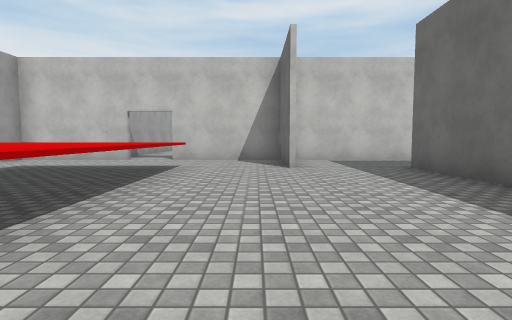
View 1 (above)

24 first-person views from a walk through a 3-D level made in the Unity game engine. The camera is 1.2 m above the floor, tilts 4° down and sees 80° across. The floor is counted in squares, 2 m on a side. Each view is taken from the middle of a square. On the plan, view 1 faces up. The plan holds only what a view shows up to about 9 squares ahead; the rest is blank. The place goes on beyond the plan. The player character is not drawn. Surface patterns are stand-ins for the level's own textures.

View 2
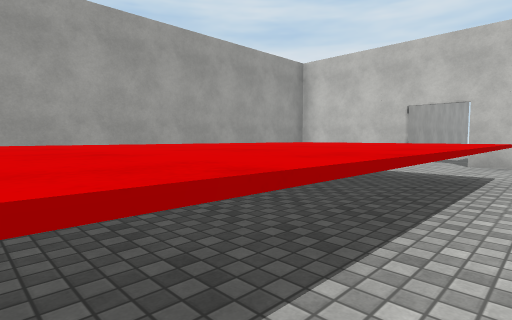

View 3
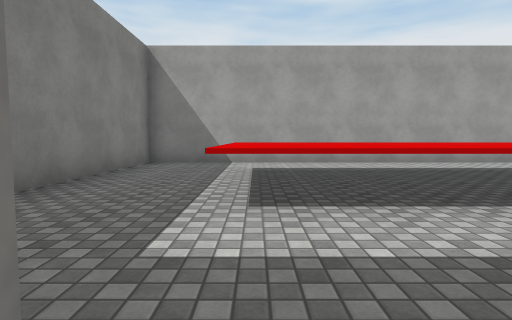

View 4
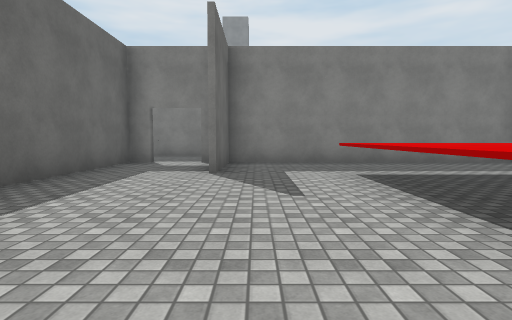

View 5
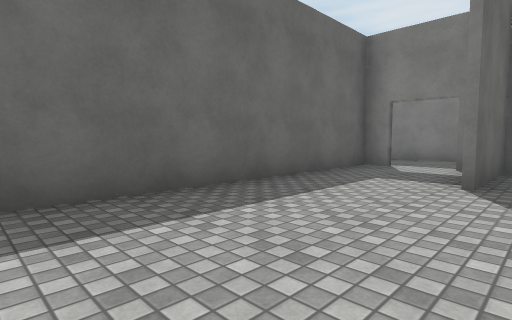

View 6
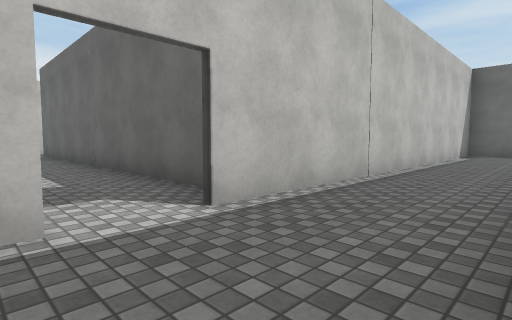

View 7
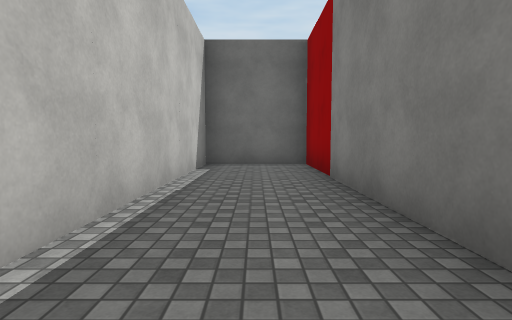

View 8
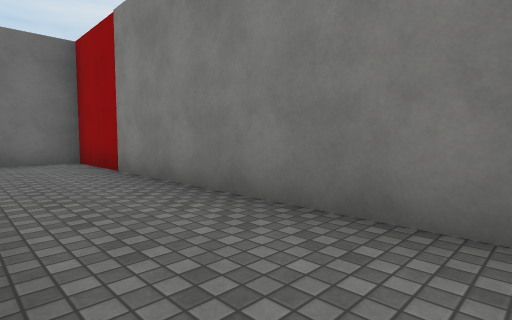

View 9
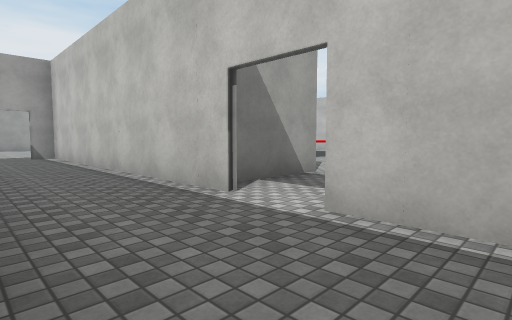

View 10
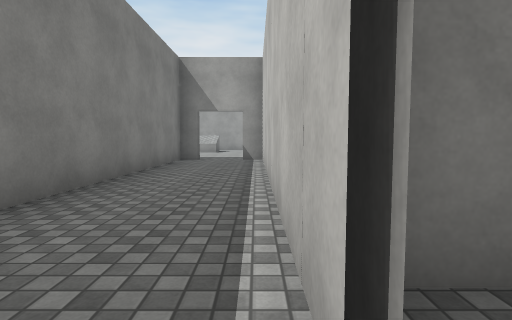

View 11
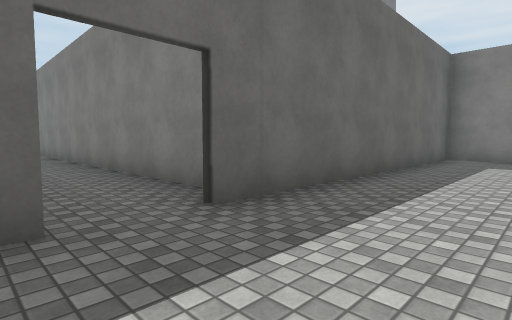

View 12
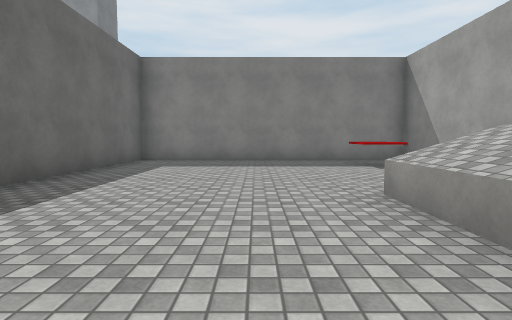

View 13
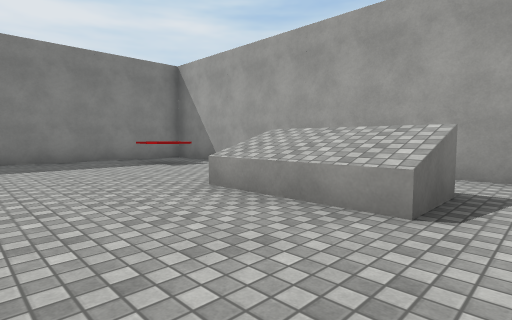

View 14
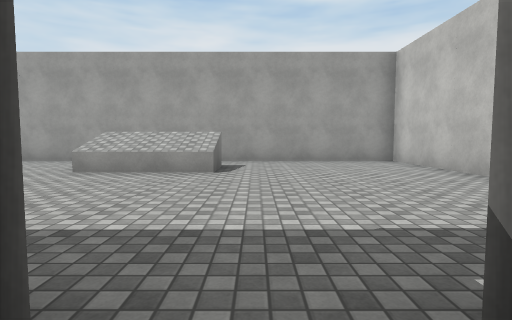

View 15
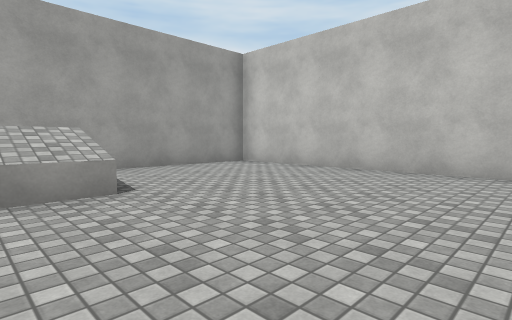

View 16
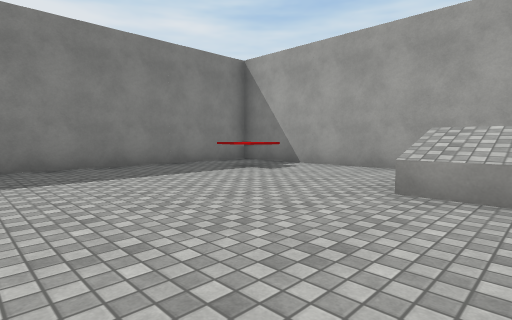

View 17
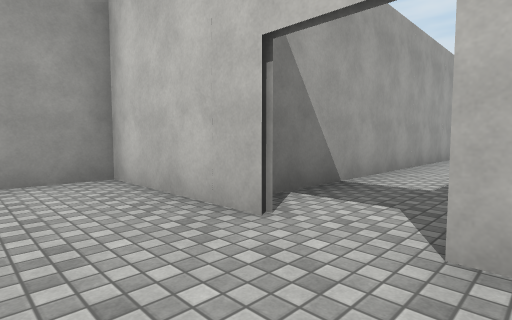

View 18
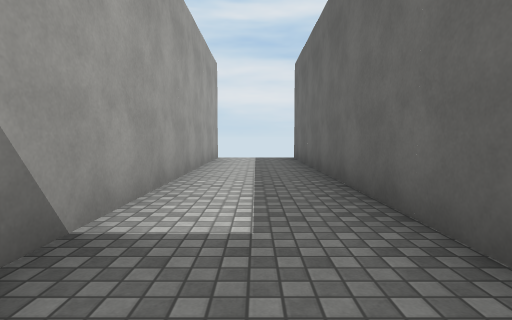

View 19
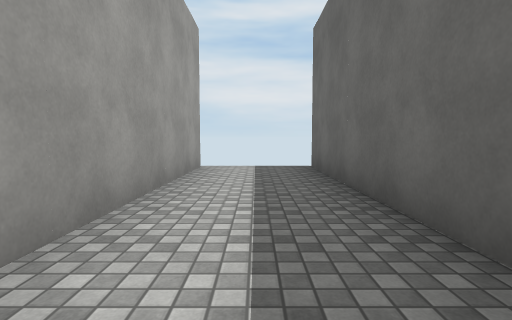

View 20
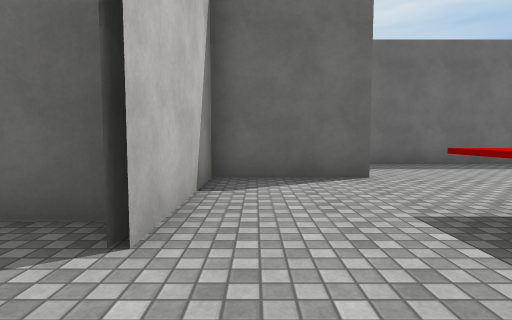

View 21
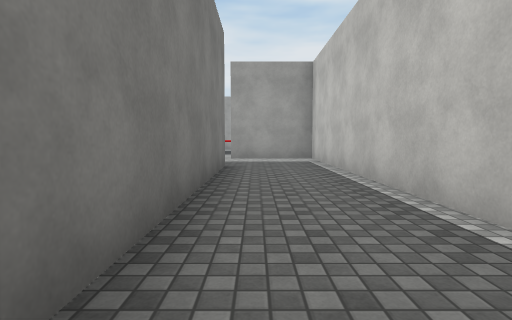

View 22
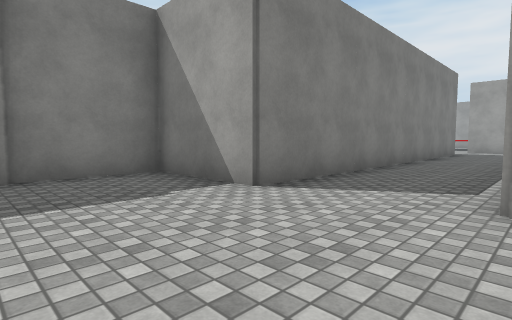

View 23
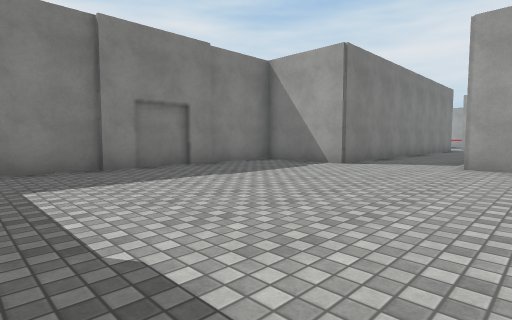

View 24
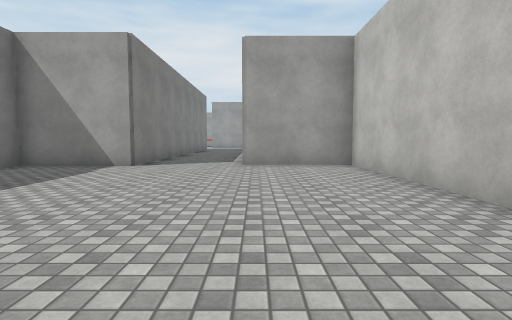

### Floor plan
Key: @ floor where view 1 was taken; # wall or solid block; . floor; ^ raised ledge.
Columns run from 15 left of view 1 to 20 right of it. Each row starts with its distance up from view 1.
 19           #   #
 18           #...#
 17           #...#
 16           #...#
 15           #...#
 14           #...#
 13           #...#
 12           #...#             #####
 11           #...#             #.....
 10           #...#             #.......
  9         ####.###########    #.......
  8         #.......#...................
  7         #.......#...................
  6         #.^^^^.....##########.......
  5         #.^^^^.....#        #.......
  4         #.^^^^.....#        #......
  3         #.^^^^.....#        #######
  2         #.^^^^.....#
  1         #.^^^^.....#
  0         #.^^^^.@...#
 -1 #########.^^^^.....#
 -2 #.......#.......#..#
 -3 #.......#.......#.############
 -4 #.......#########............#
 -5 #............................#
 -6 #..^.....#...................#
 -7 # .^.....#####################
 -8 # .^.....#
 -9 #........#
-10 #........#
-11 #........#
-12 #.^......#
-13 #........#
-14 ##########

Positions as (right, up) in squares from view 1, and headings:
1: (0, 0), facing up
2: (-1, 1), facing up-left
3: (1, -1), facing left
4: (0, 4), facing down
5: (0, 3), facing down-right
6: (1, -6), facing up-right
7: (6, -5), facing right
8: (5, -4), facing down-right
9: (4, -6), facing up-left
10: (2, -4), facing left
11: (-9, -4), facing down-right
12: (-10, -5), facing down
13: (-9, -5), facing down-left
14: (-6, -5), facing left
15: (-8, -7), facing up-left
16: (-8, -7), facing down-left
17: (-2, 7), facing up-left
18: (-3, 9), facing up
19: (-3, 12), facing up
20: (-4, 8), facing right
21: (10, 7), facing left
22: (16, 9), facing down-left
23: (20, 10), facing down-left
24: (20, 9), facing left
